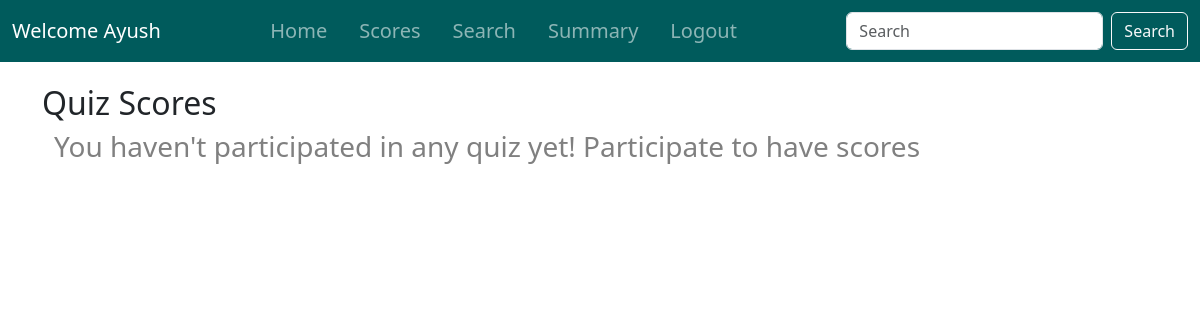
Page /quiz_scores/2 (signed in) on the earlier database version.
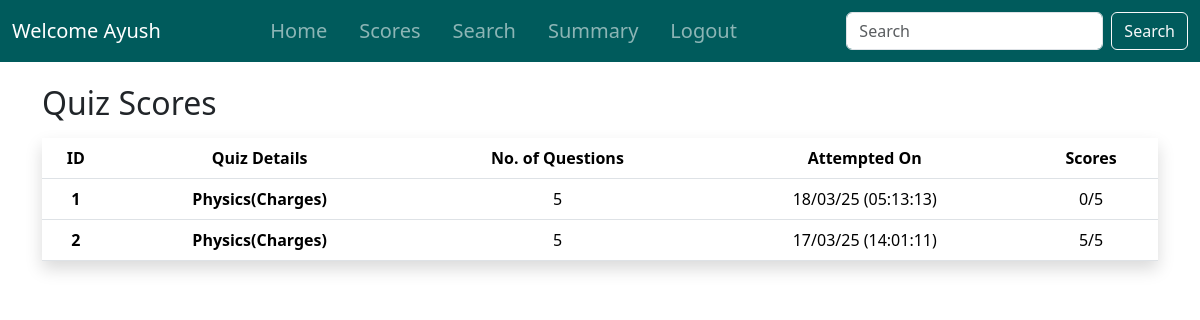
Same page on the later database version.
### controllers/models.py (models this page shows, shortened)
class User(db.Model, UserMixin):
    __tablename__ = 'user'
    id = db.Column(db.Integer, primary_key=True)
    fullname = db.Column(db.String(200), nullable=False)
    email = db.Column(db.String(150), unique=True, nullable=False)
    username = db.Column(db.String(100), unique=True, nullable=False)
    dob = db.Column(db.Date, nullable=False)
    qualification = db.Column(db.String(200))
    document_path = db.Column(db.String(length=200), nullable=False)  # Path to uploaded document
    password = db.Column(db.String(60), nullable=False)

class Score(db.Model):
    id = db.Column(db.Integer, primary_key=True)
    quiz_id = db.Column(db.Integer, db.ForeignKey('quiz.id'), nullable=False)
    user_id = db.Column(db.Integer, db.ForeignKey('user.id'), nullable=False)
    time_stamp_of_attempt = db.Column(db.DateTime, default=func.now())
    total_scored = db.Column(db.Integer, nullable=False)
    user = db.relationship('User', backref='scores')
    @hybrid_property
    def formatted_timestamp(self):
        if self.time_stamp_of_attempt:
            return self.time_stamp_of_attempt.strftime("%d/%m/%y (%H:%M:%S)")
        return None

class Subject(db.Model):
    id = db.Column(db.Integer, primary_key=True)
    name = db.Column(db.String(200), unique=True, nullable=False)
    description = db.Column(db.Text)
    chapters = db.relationship('Chapter', backref='subject', cascade='all, delete-orphan')

class Chapter(db.Model):
    id = db.Column(db.Integer, primary_key=True)
    name = db.Column(db.String(200), nullable=False, unique=True)
    description = db.Column(db.Text, nullable=False)
    no_of_quizes = db.Column(db.Integer, nullable=False) # I don't know how to use this stuff.
    subject_id = db.Column(db.Integer, db.ForeignKey('subject.id'), nullable=False)
    quizzes = db.relationship('Quiz', backref='chapter', cascade='all, delete-orphan')

### controllers/routes.py (the view)
@app.route('/quiz_scores/<int:user_id>')
@login_required
def quiz_scores(user_id=None):
    scores = (
        Score.query
        .join(Quiz)  # Join to access Quiz fields
        .filter(Score.user_id == user_id)
        .order_by(Quiz.chapter_id, Score.time_stamp_of_attempt.desc())  # Order by chapter and timestamp
        .options(joinedload(Score.quiz))  # Eager load to reduce queries
        .all()
    )
    return render_template('quiz_scores.html', scores=scores)

### controllers/models.py (called while the page is built)
@login_manager.user_loader
def load_user(user_id):
    try:
        user_type, id = user_id.split('-')
        id = int(id)
        if user_type == 'admin':
            return Admin.query.get(id)
        else:
            return User.query.get(id)
    except (ValueError, AttributeError):
        print(f"ERROR: Invalid user_id: {user_id}")
        return None

    @hybrid_property
    def no_of_questions(self):
        return len(self.questions)

### controllers/templates/quiz_scores.html (shortened to what this page needs)
{% extends 'base.html' %}
{% block content %}
    <div class="container mt-4">
            <h2>Quiz Scores</h2>
            {% if scores %}
                <table class="table table-hover shadow mt-3">
                    <thead>
                        <tr>
                            <th scope="col" class="text-center">ID</th>
                            <th scope="col" class="text-center">Quiz Details</th>
                            <th scope="col" class="text-center">No. of Questions</th>
                            <th scope="col" class="text-center">Attempted On</th>
                            <th scope="col" class="text-center">Scores</th>
                        </tr>
                    </thead>
                    <tbody>
                        {% for score in scores %}
                            <tr>
                                <th scope="col" class="text-center">{{ loop.index }}</th>
                                <th scope="col" class="text-center">{{ score.quiz.subject.name }}({{ score.quiz.chapter.name }})</th>
                                <td class="text-center">{{score.quiz.no_of_questions}}</td>
                                <td class="text-center">{{score.formatted_timestamp}}</td>
                                <td class="text-center">{{score.total_scored}}/{{score.quiz.no_of_questions}}</td>
                            </tr>
                        {% endfor %}
                    </tbody>
                </table>
            {% else %}
                <div class="container"><h3 style="color: #808080;">You haven't participated in any quiz yet! Participate to have scores</h3></div>
            {% endif %}
    </div>
{% endblock%}

### controllers/templates/base.html (shortened to what this page needs)
<!doctype html>
<html lang="en">
<head>
    <link rel="stylesheet" href="https://cdnjs.cloudflare.com/ajax/libs/font-awesome/6.0.0-beta3/css/all.min.css">
    <link href="https://cdn.jsdelivr.net/npm/bootstrap@5.3.3/dist/css/bootstrap.min.css" rel="stylesheet"
>
    <link rel="stylesheet" href="../static/styles.css">
</head>
<body class="d-flex flex-column min-vh-100">
    <header>
        <nav class="navbar navbar-expand-lg navbar-dark fixed-top color custom-navbar">
            <div class="container-fluid">
                {% if current_user.is_authenticated %}
                <a class="navbar-brand me-auto" href="#">
                    Welcome {{ current_user.username if current_user.username else current_user.email.split('@')[0] }}
                </a>
                <div class="collapse navbar-collapse justify-content-center" id="navbarNavAltMarkup">
                    <div class="navbar-nav">
                        <a class="nav-link fs-5 px-3 py-2" aria-current="page" href="{{url_for('dashboard')}}">Home</a>
                        {% if current_user.__tablename__ == 'admin' %}
                            <a class="nav-link fs-5 px-3 py-2" href="{{url_for('quiz_management')}}">Quiz</a>
                        {% elif current_user.__tablename__ == 'user' %}
                            <a class="nav-link fs-5 px-3 py-2" href="{{ url_for('quiz_scores', user_id=current_user.id)}}">Scores</a>
                        {% endif %}
                        <a class="nav-link fs-5 px-3 py-2" href="{{url_for('search')}}">Search</a>
                        <a class="nav-link fs-5 px-3 py-2" href="#">Summary</a>
                        <a class="nav-link fs-5 px-3 py-2" href="{{url_for('logout')}}">Logout</a>
                    </div>
                </div>
                <form class="d-flex ms-auto">
                    <input class="form-control me-2" type="search" placeholder="Search" aria-label="Search">
                    <button class="btn btn-outline-light" type="submit">Search</button>
                </form>
                {% endif %}
            </div>
        </nav>
    </header>
    <main class="flex-grow-1">
        {% block content %}
        {% endblock %}
    </main>
</body>
</html>

### controllers/static/styles.css (style rules this page uses)
body { padding-top: 60px; }
.custom-navbar { background-color: #005B5C; }

Differences in the rows shown:
now on this page (row edited): Score: quiz.subject.name "Physics", quiz.chapter.name "Charges", quiz.no_of_questions "5", formatted_timestamp "18/03/25 (05:13:13)", total_scored "0"
now on this page (row edited): Score: quiz.subject.name "Physics", quiz.chapter.name "Charges", quiz.no_of_questions "5", formatted_timestamp "17/03/25 (14:01:11)", total_scored "5"
Other differences:
text no longer shown: "You haven't participated in any quiz yet! Participate to have scores"
text now shown: "ID Quiz Details No. of Questions Attempted On Scores"
